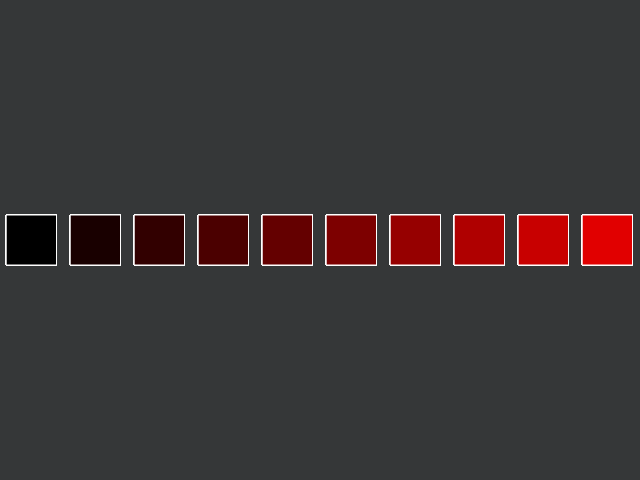
Frame 1 (no input)
Frame 2 (the mouse pressed at the canvas centre, redrawn once): identical to frame 1, image omitted

The p5.js sketch that drew this single still picture (run headless with seeded random() and noise() and a simulated clock; the mouse was pressed at the canvas centre and the sketch redrawn once):

// p5.js sketch
// ── sketch.js
function setup() {
	// create a place to draw
	createCanvas(640, 480);
	stroke(255, 255, 255);
	noLoop();
}

function draw() {
	colorMode(RGB, 255);
	// clear the background
	background(53, 55, 56);

	// draw the rectangle
	for (var x = 0; x < 10; x++) {
			rect(x * 64 + 6.5, 215, 50, 50);

	// set a fill color
	colorMode(RGB);
	var y = 25;
	fill(0, 0, 0);
	rect(0 * 64 + 6.5, 215, 50, 50);
	fill(y, 0, 0);
	rect(1 * 64 + 6.5, 215, 50, 50);
	fill(2 * y, 0, 0);
	rect(2 * 64 + 6.5, 215, 50, 50);
	fill(3 * y, 0, 0);
	rect(3 * 64 + 6.5, 215, 50, 50);
	fill(4 * y, 0, 0);
	rect(4 * 64 + 6.5, 215, 50, 50);
	fill(5 * y, 0, 0);
	rect(5 * 64 + 6.5, 215, 50, 50);
	fill(6 * y, 0, 0);
	rect(6 * 64 + 6.5, 215, 50, 50);
	fill(7 * y, 0, 0);
	rect(7 * 64 + 6.5, 215, 50, 50);
	fill(8 * y, 0, 0);
	rect(8 * 64 + 6.5, 215, 50, 50);
	fill(9 * y, 0, 0);
	rect(9 * 64 + 6.5, 215, 50, 50);
	fill(10 * y, 0, 0);
	rect(10 * 64 + 6.5, 215, 50, 50);
		}
}
